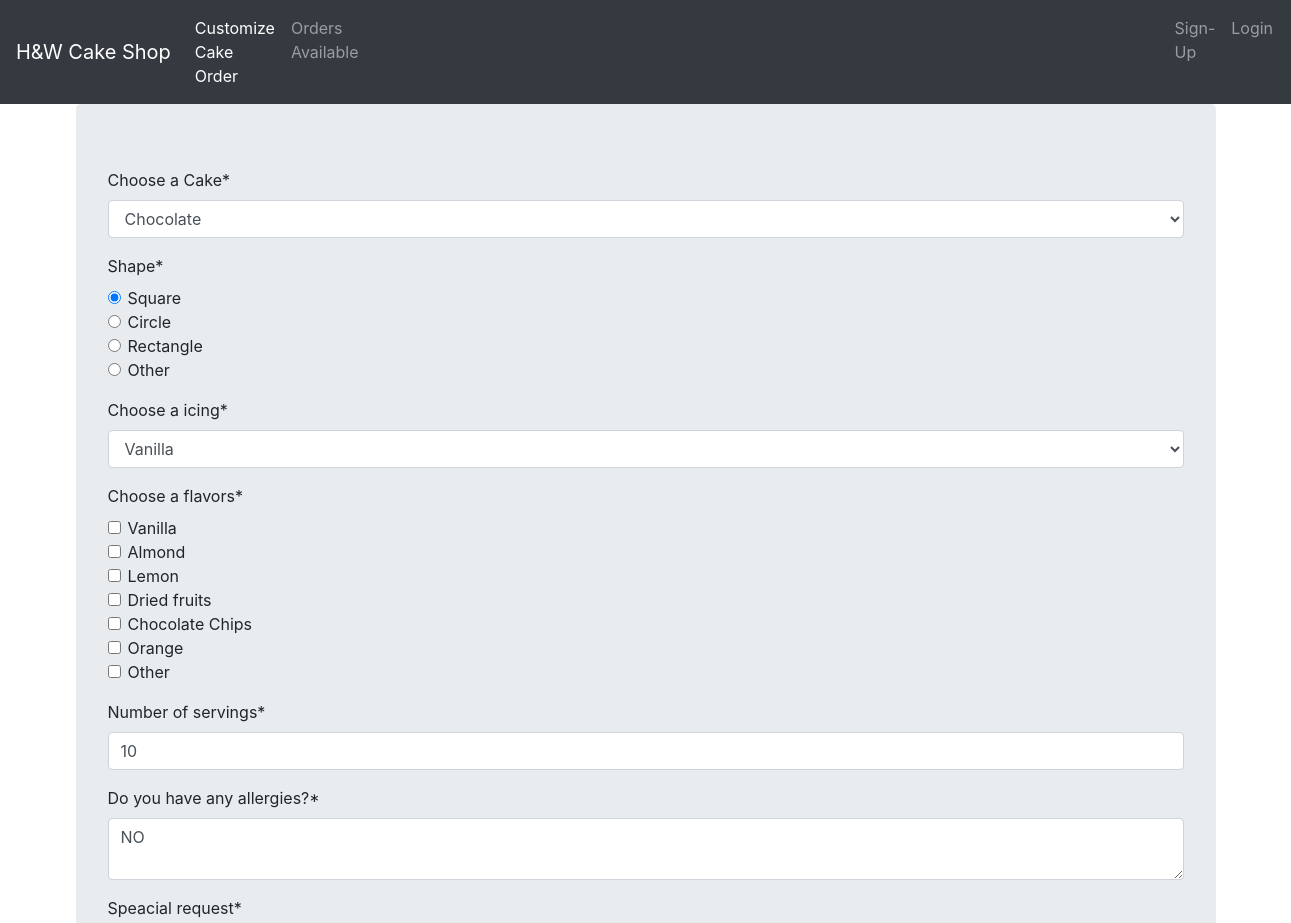
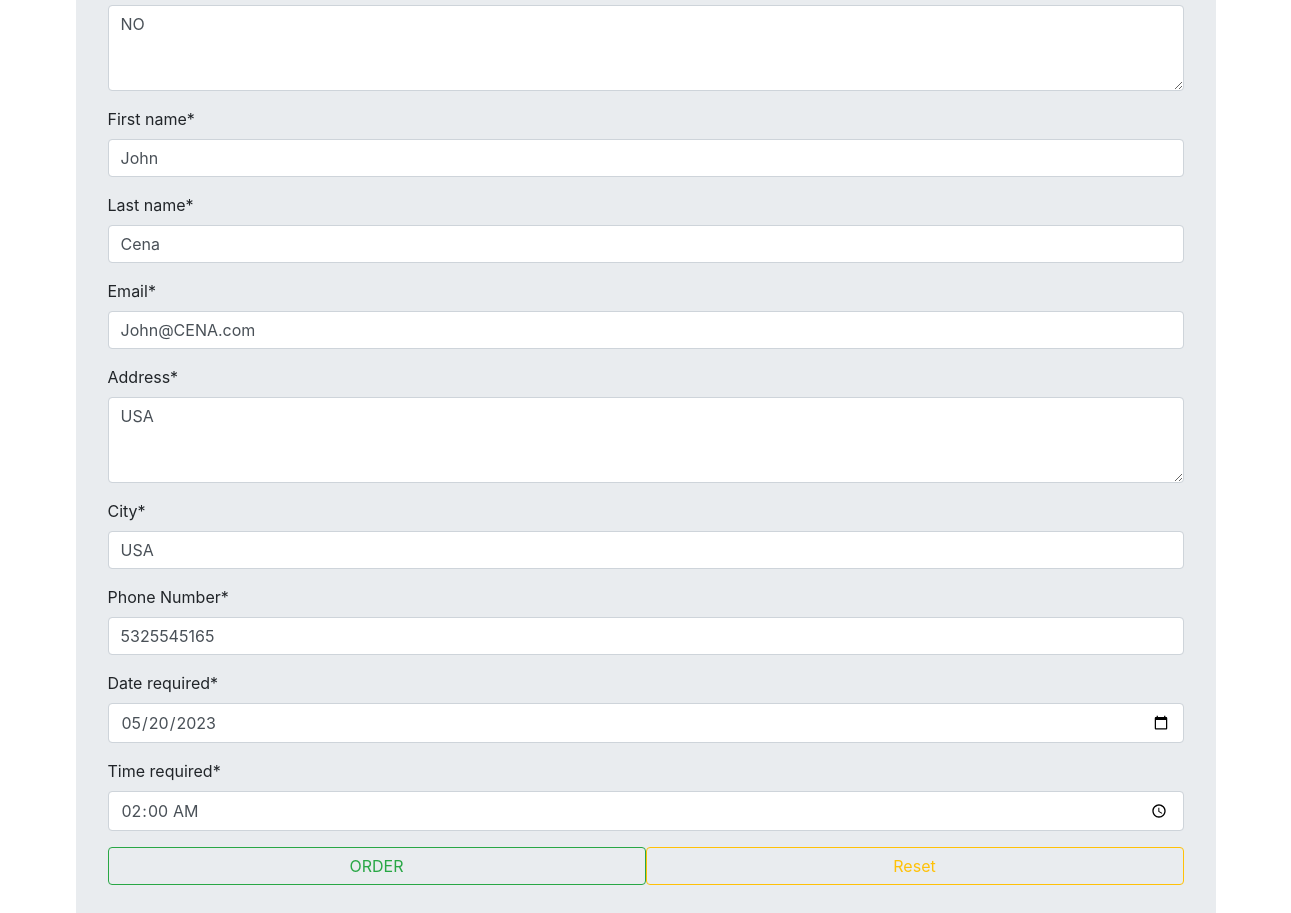
Screenshot of /update/1 with the database file from the repository (2 pictures, top to bottom).
### shop1/models.py (models this page shows)
class Cakeshop(models.Model):
    choose_cake = models.CharField(max_length=60)
    shape = models.CharField(max_length=30)
    choose_icing = models.CharField(max_length=60)
    choose_flavors = models.CharField(max_length=60)
    no_of_servings = models.IntegerField()
    any_allergies = models.CharField(max_length=60)
    speacial_request = models.CharField(max_length=120)
    first_name = models.CharField(max_length=60)
    last_name = models.CharField(max_length=60)
    email = models.EmailField(max_length=60)
    address = models.CharField(max_length=120)
    city = models.CharField(max_length=30)
    number = models.CharField(max_length=10)
    date_required = models.DateField()
    time_required = models.TimeField()

### shop1/views.py (the view)
# urls.py: path('update/<int:pk>', views.update_view, name='update'),
def update_view(request, pk):
    data = Cakeshop.objects.get(id=pk)
    form = CakeshopForm(instance=data)
    if request.method == "POST":
        form = CakeshopForm(request.POST, instance=data)
        if form.is_valid():
            form.save()
            return redirect('details')
    template_name = 'shop1/order.html'
    context = {'form': form}
    return render(request, template_name, context)

### templates/shop1/order.html (shortened to what this page needs)
{% extends 'layout.html' %}
{% load crispy_forms_tags %}
{% block content %}
    <div class="jumbotron container">
        <form method="post">
            {{form|crispy}}
            <input type="submit" value="ORDER" class="btn btn-outline-success col-6">
            <input type="reset" value="Reset" class="btn btn-outline-warning col-6 float-right">
        </form>
    </div>
{% endblock %}

### rows the page displays
Cakeshop: choose_cake "Chocolate", shape "☑ Square ☐ Circle ☐ Rectangle ☐ Other", choose_icing "Vanilla", choose_flavors "☐ ☐ ☐ ☐ ☐ ☐ ☐", no_of_servings "10", any_allergies "NO", speacial_request "NO", first_name "John", last_name "Cena", email "John@CENA.com", address "USA", city "USA", number "5325545165", date_required "05/20/2023", time_required "02:00:00"
